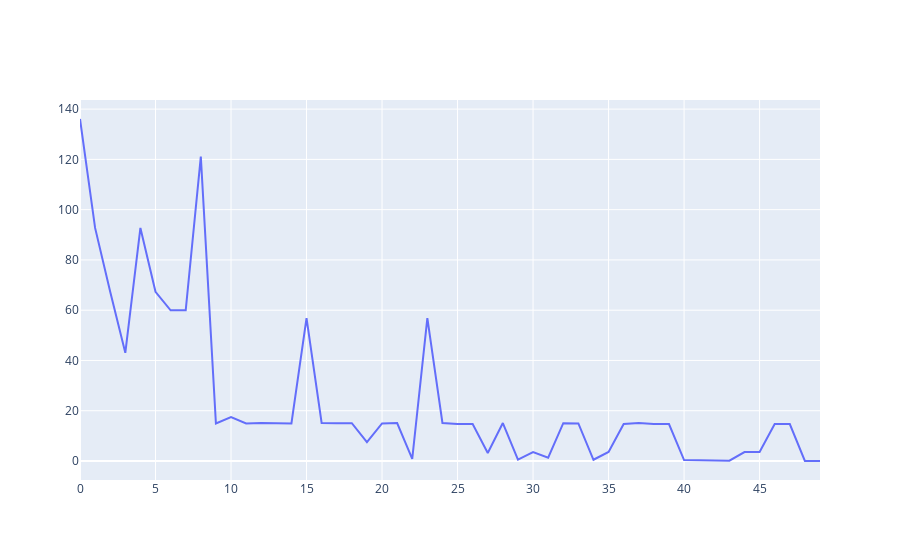

Here is the notebook cell this chart was saved with:
### Code cell
log_loss_curve = go.Figure(lineof(np.arange(len(log_losses)), log_losses))
log_loss_curve

### Figure 1 — Plotly figure (JSON) as saved in the notebook; plotly's stock layout.template omitted (floating-point values rounded to 4 significant figures)
{"data": [{"mode": "lines", "type": "scatter", "x": [0, 1, 2, 3, 4, 5, 6, 7, 8, 9, 10, 11, 12, 13, 14, 15, 16, 17, 18, 19, 20, 21, 22, 23, 24, 25, 26, 27, 28, 29, 30, 31, 32, 33, 34, 35, 36, 37, 38, 39, 40, 41, 42, 43, 44, 45, 46, 47, 48, 49], "y": [136.1, 92.73, 67.33, 43.05, 92.73, 67.33, 59.93, 59.93, 121.1, 14.94, 17.45, 14.94, 15.11, 15.11, 14.94, 56.88, 15.11, 15.03, 15.03, 7.491, 14.94, 15.11, 0.8868, 56.88, 15.11, 14.72, 14.72, 3.166, 15.11, 0.5232, 3.568, 1.287, 15.03, 14.94, 0.4929, 3.603, 14.72, 15.11, 14.72, 14.72, 0.3639, 0.3091, 0.1634, 0.1142, 3.568, 3.568, 14.72, 14.72, 0.008336, 0]}], "layout": {}}
